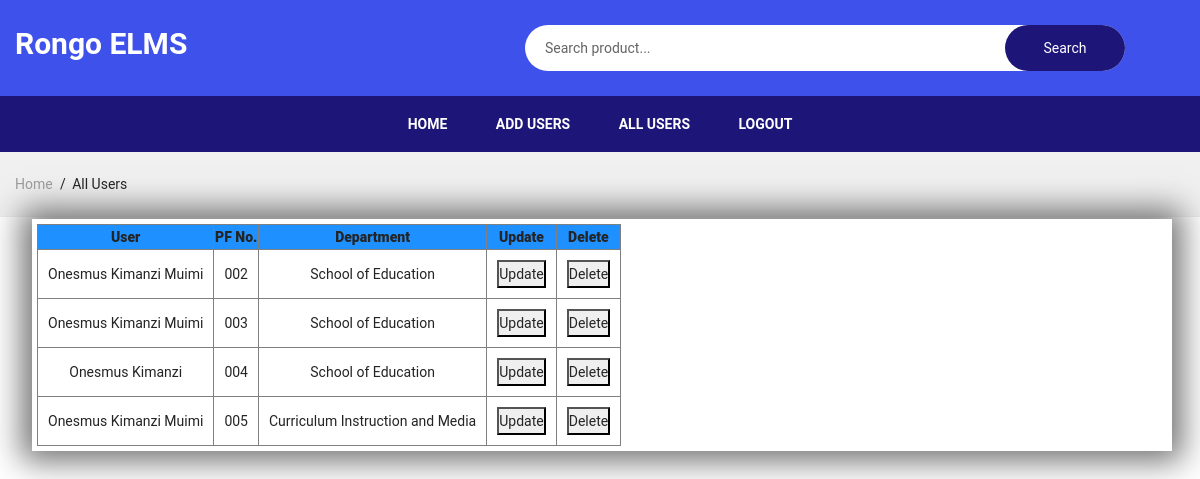
Page /all_users on the committed database.
### app/models.py (models this page shows, shortened)
class Worker(models.Model):
    user = models.OneToOneField(User, null=True, blank=True, on_delete=models.CASCADE)
    username = models.CharField(max_length=200, null=True)
    name = models.CharField(max_length=200, null=True)
    email = models.EmailField(max_length=200, null=True)
    department = models.ForeignKey(Department, on_delete=models.CASCADE, null=True)
    job_group = models.ForeignKey(jobGroup, null=True, on_delete=models.CASCADE)
    tittle = models.CharField(max_length=200, choices=TITTLE, default='none', null=True)
    image = models.ImageField(upload_to='media/', default='default.jpeg', null=True, blank=True)

class Department(models.Model):
    category = models.ForeignKey(Category, on_delete=models.CASCADE)
    department = models.CharField(max_length=200)
    def __str__(self):
        return self.department

### app/views.py (the view)
# urls.py: path('all_users', views.allUsers, name='all_users'),
def allUsers(request):
    all_users = Worker.objects.all()
    context = {'all_users':all_users}
    return render(request, 'app/addUser/all_users.html', context)

### app/templates/app/addUser/all_users.html (shortened to what this page needs)
{% load static %}
<!doctype html>
<html class="no-js" lang="en">
<head>
    <link rel="stylesheet" href="{% static 'css/plugins.css' %}">
    <link rel="stylesheet" href="{% static 'css/style.css' %}">
    <link rel="stylesheet" href="{% static 'css/custom.css' %}">
    <link rel="stylesheet" href="{% static 'css/admin1.css' %}">
</head>
<body>
    <header>
        <div class="main_header">
            <div class="header_middle">
                <div class="container">
                    <div class="row align-items-center">
                        <div class="col-lg-3 col-md-6">
                            <div class="logo">
                                <a href="{% url 'home' %}"><h3 style="color: white;">Rongo ELMS</h3></a>
                            </div>
                        </div>
                        <div class="col-lg-9 col-md-6">
                            <div class="middel_right">
                                <div class="search_container">
                                   <form action="" method="GET">
                                        <div class="search_box">
                                            <input name="q" placeholder="Search product..." type="text" required>
                                            <button type="submit">Search</button>
                                        </div>
                                    </form>
                                </div>
                            </div>
                        </div>
                    </div>
                </div>
            </div>
            <div class="main_menu_area">
                <div class="container">
                    <div class="row justify-content-center">
                        <div class="col-lg-12 col-md-12">
                            <div style="text-align: center;" class="main_menu menu_position">
                                <nav>
                                    <ul>
                                        <li><a href="{% url 'home' %}">home</a></li>
                                        <li><a href="{% url 'add_user' %}"> Add Users</a></li>
                                        <li><a href="{% url 'all_users' %}"> All Users</a></li>
                                        <li><a href="{% url 'logout' %}">LogOut</a></li>
                                    </ul>
                                </nav>
                            </div>
                        </div>
                    </div>
                </div>
            </div>
        </div>
    </header>
    <div class="breadcrumbs_area">
        <div class="container">
            <div class="row">
                <div class="col-12">
                    <div class="breadcrumb_content">
                        <ul>
                            <li><a href="{% url 'home' %}">home</a></li>
                            <li>All Users</li>
                        </ul>
                    </div>
                </div>
            </div>
        </div>
    </div>
    <div class="members">
        <div style="width: 95%; margin: 0% auto;" class="welcome">
            <div class="loopp1">
                <div class="loop1">
                    <div class="data1">
                        <table border="none" style=" border-collapse: collapse;scroll-behavior: auto;">
                            <tr style="background-color: dodgerblue; padding: 20px;">
                                <th>
                                    <b>User</b>
                                </th>
                                <th>
                                    <b>PF No.</b>
                                </th>
                                <th >
                                    <b>Department</b>
                                </th>
                                <th>
                                    <b>Update</b>
                                </th>
                                <th>
                                    <b>Delete</b>
                                </th>
                            </tr>
                            <tbody>
                                {% for data in all_users %}
                                <tr style="margin: 0% auto;">
                                    <td>{{data.name}}</td>
                                    <td>{{data.username}}</td>
                                    <td>{{data.department}}</td>
                                    <td><button><a href="{% url 'update_user1' data.id %}">Update</a></button></td>
                                    <td><button><a href="{% url 'delete_user' data.id %}">Delete</a></button></td>
                                </tr>
                                {% endfor %}
                            </tbody>
                        </table>
                    </div>
                </div>
            </div>
        </div>
    </div>
</body>
</html>

### app/static/css/custom.css (style rules this page uses)
.container { max-width: 1300px; }
.search_box button { top: 0; bottom: 0; right: 0; }
.main_menu { margin-left: 0px; }
.search_container form, .search_box button { border-radius: 30px; }

### app/static/css/admin1.css (style rules this page uses)
* { margin: 0; padding: 0; box-sizing: border-box; font-family: 'roboto', sans-serif; }
.loopp1 { width: 100%; margin: 0% auto; text-align: center; }
.loop1 { margin: 0% auto; justify-content: center; display: inline-flex; justify-content: space-between; margin: 2px; width: 100%; }
.data1 { display: inline-flex; padding: 5px; box-sizing: border-box; width: 100%; overflow: scroll; height: fit-content; box-shadow: 0px 0 30px 10px #727070; background-color: #ffffff; margin: 0% auto; }
tbody tr td { padding: 10px; }

### rows in the picture
Worker: name "Onesmus Kimanzi Muimi", username "002", department "School of Education"
Worker: name "Onesmus Kimanzi Muimi", username "003", department "School of Education"
Worker: name "Onesmus Kimanzi", username "004", department "School of Education"
Worker: name "Onesmus Kimanzi Muimi", username "005", department "Curriculum Instruction and Media"
